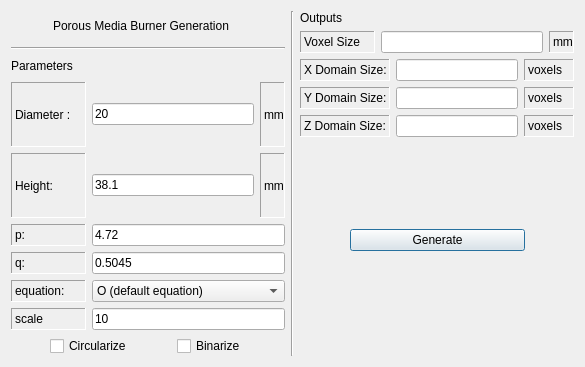
<?xml version="1.0" encoding="UTF-8"?>
<ui version="4.0">
 <class>PorousMediaBurnerGenerator</class>
 <widget class="QDialog" name="PorousMediaBurnerGenerator">
  <property name="geometry">
   <rect>
    <x>0</x>
    <y>0</y>
    <width>585</width>
    <height>367</height>
   </rect>
  </property>
  <property name="windowTitle">
   <string>Dialog</string>
  </property>
  <layout class="QHBoxLayout" name="horizontalLayout_16">
   <item>
    <layout class="QVBoxLayout" name="verticalLayout">
     <item>
      <widget class="QLabel" name="randFiberGenerationsLabel">
       <property name="minimumSize">
        <size>
         <width>260</width>
         <height>0</height>
        </size>
       </property>
       <property name="maximumSize">
        <size>
         <width>260</width>
         <height>30</height>
        </size>
       </property>
       <property name="styleSheet">
        <string notr="true">font: 75 16pt &quot;Serif&quot;;</string>
       </property>
       <property name="text">
        <string>Porous Media Burner Generation</string>
       </property>
       <property name="alignment">
        <set>Qt::AlignCenter</set>
       </property>
      </widget>
     </item>
     <item>
      <widget class="Line" name="line">
       <property name="orientation">
        <enum>Qt::Horizontal</enum>
       </property>
      </widget>
     </item>
     <item>
      <widget class="QLabel" name="label_3">
       <property name="maximumSize">
        <size>
         <width>16777215</width>
         <height>20</height>
        </size>
       </property>
       <property name="styleSheet">
        <string notr="true">font: 11pt &quot;Serif&quot;;</string>
       </property>
       <property name="text">
        <string>Parameters</string>
       </property>
      </widget>
     </item>
     <item>
      <layout class="QHBoxLayout" name="horizontalLayout">
       <item>
        <widget class="QLabel" name="diameterLabel">
         <property name="minimumSize">
          <size>
           <width>75</width>
           <height>0</height>
          </size>
         </property>
         <property name="maximumSize">
          <size>
           <width>75</width>
           <height>16777215</height>
          </size>
         </property>
         <property name="styleSheet">
          <string notr="true">font: 10pt &quot;Serif&quot;;</string>
         </property>
         <property name="frameShape">
          <enum>QFrame::Panel</enum>
         </property>
         <property name="frameShadow">
          <enum>QFrame::Sunken</enum>
         </property>
         <property name="text">
          <string>Diameter :</string>
         </property>
        </widget>
       </item>
       <item>
        <widget class="QLineEdit" name="diameterEdit">
         <property name="styleSheet">
          <string notr="true">font: 10pt &quot;Serif&quot;;</string>
         </property>
         <property name="text">
          <string>20</string>
         </property>
        </widget>
       </item>
       <item>
        <widget class="QLabel" name="mmLabel">
         <property name="minimumSize">
          <size>
           <width>25</width>
           <height>0</height>
          </size>
         </property>
         <property name="maximumSize">
          <size>
           <width>25</width>
           <height>16777215</height>
          </size>
         </property>
         <property name="styleSheet">
          <string notr="true">font: 10pt &quot;Serif&quot;;</string>
         </property>
         <property name="frameShape">
          <enum>QFrame::Panel</enum>
         </property>
         <property name="frameShadow">
          <enum>QFrame::Sunken</enum>
         </property>
         <property name="text">
          <string>mm</string>
         </property>
        </widget>
       </item>
      </layout>
     </item>
     <item>
      <layout class="QHBoxLayout" name="horizontalLayout_3">
       <item>
        <widget class="QLabel" name="heightLabel">
         <property name="minimumSize">
          <size>
           <width>75</width>
           <height>0</height>
          </size>
         </property>
         <property name="maximumSize">
          <size>
           <width>75</width>
           <height>16777215</height>
          </size>
         </property>
         <property name="styleSheet">
          <string notr="true">font: 10pt &quot;Serif&quot;;</string>
         </property>
         <property name="frameShape">
          <enum>QFrame::Panel</enum>
         </property>
         <property name="frameShadow">
          <enum>QFrame::Sunken</enum>
         </property>
         <property name="text">
          <string>Height: </string>
         </property>
        </widget>
       </item>
       <item>
        <widget class="QLineEdit" name="heightEdit">
         <property name="styleSheet">
          <string notr="true">font: 10pt &quot;Serif&quot;;</string>
         </property>
         <property name="text">
          <string>38.1</string>
         </property>
        </widget>
       </item>
       <item>
        <widget class="QLabel" name="mmLabel2">
         <property name="minimumSize">
          <size>
           <width>25</width>
           <height>0</height>
          </size>
         </property>
         <property name="maximumSize">
          <size>
           <width>25</width>
           <height>16777215</height>
          </size>
         </property>
         <property name="styleSheet">
          <string notr="true">font: 10pt &quot;Serif&quot;;</string>
         </property>
         <property name="frameShape">
          <enum>QFrame::Panel</enum>
         </property>
         <property name="frameShadow">
          <enum>QFrame::Sunken</enum>
         </property>
         <property name="text">
          <string>mm</string>
         </property>
        </widget>
       </item>
      </layout>
     </item>
     <item>
      <layout class="QHBoxLayout" name="horizontalLayout_2">
       <item>
        <widget class="QLabel" name="pLabel">
         <property name="minimumSize">
          <size>
           <width>75</width>
           <height>0</height>
          </size>
         </property>
         <property name="maximumSize">
          <size>
           <width>75</width>
           <height>16777215</height>
          </size>
         </property>
         <property name="styleSheet">
          <string notr="true">font: 10pt &quot;Serif&quot;;</string>
         </property>
         <property name="frameShape">
          <enum>QFrame::Panel</enum>
         </property>
         <property name="frameShadow">
          <enum>QFrame::Sunken</enum>
         </property>
         <property name="text">
          <string>p:</string>
         </property>
        </widget>
       </item>
       <item>
        <widget class="QLineEdit" name="pEdit">
         <property name="styleSheet">
          <string notr="true">font: 10pt &quot;Serif&quot;;</string>
         </property>
         <property name="text">
          <string>4.72</string>
         </property>
        </widget>
       </item>
      </layout>
     </item>
     <item>
      <layout class="QHBoxLayout" name="horizontalLayout_4">
       <item>
        <widget class="QLabel" name="qLabel">
         <property name="minimumSize">
          <size>
           <width>75</width>
           <height>0</height>
          </size>
         </property>
         <property name="maximumSize">
          <size>
           <width>75</width>
           <height>16777215</height>
          </size>
         </property>
         <property name="styleSheet">
          <string notr="true">font: 10pt &quot;Serif&quot;;</string>
         </property>
         <property name="frameShape">
          <enum>QFrame::Panel</enum>
         </property>
         <property name="frameShadow">
          <enum>QFrame::Sunken</enum>
         </property>
         <property name="text">
          <string>q:</string>
         </property>
        </widget>
       </item>
       <item>
        <widget class="QLineEdit" name="qEdit">
         <property name="styleSheet">
          <string notr="true">font: 10pt &quot;Serif&quot;;</string>
         </property>
         <property name="text">
          <string>0.5045</string>
         </property>
        </widget>
       </item>
      </layout>
     </item>
     <item>
      <layout class="QHBoxLayout" name="horizontalLayout_15">
       <item>
        <widget class="QLabel" name="pLabel_2">
         <property name="minimumSize">
          <size>
           <width>75</width>
           <height>0</height>
          </size>
         </property>
         <property name="maximumSize">
          <size>
           <width>75</width>
           <height>16777215</height>
          </size>
         </property>
         <property name="styleSheet">
          <string notr="true">font: 10pt &quot;Serif&quot;;</string>
         </property>
         <property name="frameShape">
          <enum>QFrame::Panel</enum>
         </property>
         <property name="frameShadow">
          <enum>QFrame::Sunken</enum>
         </property>
         <property name="text">
          <string>equation:</string>
         </property>
        </widget>
       </item>
       <item>
        <widget class="QComboBox" name="equationCombo">
         <item>
          <property name="text">
           <string>O (default equation)</string>
          </property>
         </item>
         <item>
          <property name="text">
           <string>1</string>
          </property>
         </item>
         <item>
          <property name="text">
           <string>2</string>
          </property>
         </item>
        </widget>
       </item>
      </layout>
     </item>
     <item>
      <layout class="QHBoxLayout" name="horizontalLayout_8">
       <item>
        <widget class="QLabel" name="scaleLabel">
         <property name="minimumSize">
          <size>
           <width>75</width>
           <height>0</height>
          </size>
         </property>
         <property name="maximumSize">
          <size>
           <width>75</width>
           <height>16777215</height>
          </size>
         </property>
         <property name="styleSheet">
          <string notr="true">font: 10pt &quot;Serif&quot;;</string>
         </property>
         <property name="frameShape">
          <enum>QFrame::Panel</enum>
         </property>
         <property name="frameShadow">
          <enum>QFrame::Sunken</enum>
         </property>
         <property name="text">
          <string>scale</string>
         </property>
        </widget>
       </item>
       <item>
        <widget class="QLineEdit" name="scaleEdit">
         <property name="styleSheet">
          <string notr="true">font: 10pt &quot;Serif&quot;;</string>
         </property>
         <property name="text">
          <string>10</string>
         </property>
        </widget>
       </item>
      </layout>
     </item>
     <item>
      <layout class="QHBoxLayout" name="horizontalLayout_5">
       <item>
        <spacer name="horizontalSpacer_3">
         <property name="orientation">
          <enum>Qt::Horizontal</enum>
         </property>
         <property name="sizeHint" stdset="0">
          <size>
           <width>37</width>
           <height>17</height>
          </size>
         </property>
        </spacer>
       </item>
       <item>
        <widget class="QCheckBox" name="circleCheck">
         <property name="text">
          <string>Circularize</string>
         </property>
        </widget>
       </item>
       <item>
        <spacer name="horizontalSpacer_4">
         <property name="orientation">
          <enum>Qt::Horizontal</enum>
         </property>
         <property name="sizeHint" stdset="0">
          <size>
           <width>37</width>
           <height>17</height>
          </size>
         </property>
        </spacer>
       </item>
       <item>
        <widget class="QCheckBox" name="binaryCheck">
         <property name="text">
          <string>Binarize</string>
         </property>
        </widget>
       </item>
       <item>
        <spacer name="horizontalSpacer_6">
         <property name="orientation">
          <enum>Qt::Horizontal</enum>
         </property>
         <property name="sizeHint" stdset="0">
          <size>
           <width>37</width>
           <height>17</height>
          </size>
         </property>
        </spacer>
       </item>
      </layout>
     </item>
    </layout>
   </item>
   <item>
    <widget class="Line" name="line_2">
     <property name="orientation">
      <enum>Qt::Vertical</enum>
     </property>
    </widget>
   </item>
   <item>
    <layout class="QVBoxLayout" name="verticalLayout_2">
     <item>
      <widget class="QLabel" name="label_4">
       <property name="maximumSize">
        <size>
         <width>16777215</width>
         <height>20</height>
        </size>
       </property>
       <property name="styleSheet">
        <string notr="true">font: 11pt &quot;Serif&quot;;</string>
       </property>
       <property name="text">
        <string>Outputs</string>
       </property>
      </widget>
     </item>
     <item>
      <layout class="QHBoxLayout" name="horizontalLayout_7">
       <item>
        <widget class="QLabel" name="xSizeLabel_8">
         <property name="minimumSize">
          <size>
           <width>75</width>
           <height>0</height>
          </size>
         </property>
         <property name="maximumSize">
          <size>
           <width>75</width>
           <height>16777215</height>
          </size>
         </property>
         <property name="styleSheet">
          <string notr="true">font: 10pt &quot;Serif&quot;;</string>
         </property>
         <property name="frameShape">
          <enum>QFrame::Panel</enum>
         </property>
         <property name="frameShadow">
          <enum>QFrame::Sunken</enum>
         </property>
         <property name="text">
          <string>Voxel Size</string>
         </property>
        </widget>
       </item>
       <item>
        <widget class="QLineEdit" name="voxelEdit">
         <property name="styleSheet">
          <string notr="true">font: 10pt &quot;Serif&quot;;</string>
         </property>
         <property name="text">
          <string/>
         </property>
         <property name="readOnly">
          <bool>true</bool>
         </property>
        </widget>
       </item>
       <item>
        <widget class="QLabel" name="xSizeLabel_9">
         <property name="minimumSize">
          <size>
           <width>25</width>
           <height>0</height>
          </size>
         </property>
         <property name="maximumSize">
          <size>
           <width>25</width>
           <height>16777215</height>
          </size>
         </property>
         <property name="styleSheet">
          <string notr="true">font: 10pt &quot;Serif&quot;;</string>
         </property>
         <property name="frameShape">
          <enum>QFrame::Panel</enum>
         </property>
         <property name="frameShadow">
          <enum>QFrame::Sunken</enum>
         </property>
         <property name="text">
          <string>mm</string>
         </property>
        </widget>
       </item>
      </layout>
     </item>
     <item>
      <layout class="QHBoxLayout" name="horizontalLayout_11">
       <item>
        <widget class="QLabel" name="xSizeLabel_13">
         <property name="minimumSize">
          <size>
           <width>90</width>
           <height>0</height>
          </size>
         </property>
         <property name="maximumSize">
          <size>
           <width>90</width>
           <height>16777215</height>
          </size>
         </property>
         <property name="styleSheet">
          <string notr="true">font: 10pt &quot;Serif&quot;;</string>
         </property>
         <property name="frameShape">
          <enum>QFrame::Panel</enum>
         </property>
         <property name="frameShadow">
          <enum>QFrame::Sunken</enum>
         </property>
         <property name="text">
          <string>X Domain Size:</string>
         </property>
        </widget>
       </item>
       <item>
        <widget class="QLineEdit" name="xDomainEdit">
         <property name="minimumSize">
          <size>
           <width>70</width>
           <height>0</height>
          </size>
         </property>
         <property name="styleSheet">
          <string notr="true">font: 10pt &quot;Serif&quot;;</string>
         </property>
         <property name="text">
          <string/>
         </property>
         <property name="readOnly">
          <bool>true</bool>
         </property>
        </widget>
       </item>
       <item>
        <widget class="QLabel" name="xSizeLabel_14">
         <property name="minimumSize">
          <size>
           <width>50</width>
           <height>0</height>
          </size>
         </property>
         <property name="maximumSize">
          <size>
           <width>50</width>
           <height>16777215</height>
          </size>
         </property>
         <property name="styleSheet">
          <string notr="true">font: 10pt &quot;Serif&quot;;</string>
         </property>
         <property name="frameShape">
          <enum>QFrame::Panel</enum>
         </property>
         <property name="frameShadow">
          <enum>QFrame::Sunken</enum>
         </property>
         <property name="text">
          <string>voxels</string>
         </property>
        </widget>
       </item>
      </layout>
     </item>
     <item>
      <layout class="QHBoxLayout" name="horizontalLayout_13">
       <item>
        <widget class="QLabel" name="xSizeLabel_17">
         <property name="minimumSize">
          <size>
           <width>90</width>
           <height>0</height>
          </size>
         </property>
         <property name="maximumSize">
          <size>
           <width>90</width>
           <height>16777215</height>
          </size>
         </property>
         <property name="styleSheet">
          <string notr="true">font: 10pt &quot;Serif&quot;;</string>
         </property>
         <property name="frameShape">
          <enum>QFrame::Panel</enum>
         </property>
         <property name="frameShadow">
          <enum>QFrame::Sunken</enum>
         </property>
         <property name="text">
          <string>Y Domain Size:</string>
         </property>
        </widget>
       </item>
       <item>
        <widget class="QLineEdit" name="yDomainEdit">
         <property name="minimumSize">
          <size>
           <width>70</width>
           <height>0</height>
          </size>
         </property>
         <property name="styleSheet">
          <string notr="true">font: 10pt &quot;Serif&quot;;</string>
         </property>
         <property name="text">
          <string/>
         </property>
         <property name="readOnly">
          <bool>true</bool>
         </property>
        </widget>
       </item>
       <item>
        <widget class="QLabel" name="xSizeLabel_18">
         <property name="minimumSize">
          <size>
           <width>50</width>
           <height>0</height>
          </size>
         </property>
         <property name="maximumSize">
          <size>
           <width>50</width>
           <height>16777215</height>
          </size>
         </property>
         <property name="styleSheet">
          <string notr="true">font: 10pt &quot;Serif&quot;;</string>
         </property>
         <property name="frameShape">
          <enum>QFrame::Panel</enum>
         </property>
         <property name="frameShadow">
          <enum>QFrame::Sunken</enum>
         </property>
         <property name="text">
          <string>voxels</string>
         </property>
        </widget>
       </item>
      </layout>
     </item>
     <item>
      <layout class="QHBoxLayout" name="horizontalLayout_14">
       <item>
        <widget class="QLabel" name="xSizeLabel_19">
         <property name="minimumSize">
          <size>
           <width>90</width>
           <height>0</height>
          </size>
         </property>
         <property name="maximumSize">
          <size>
           <width>90</width>
           <height>16777215</height>
          </size>
         </property>
         <property name="styleSheet">
          <string notr="true">font: 10pt &quot;Serif&quot;;</string>
         </property>
         <property name="frameShape">
          <enum>QFrame::Panel</enum>
         </property>
         <property name="frameShadow">
          <enum>QFrame::Sunken</enum>
         </property>
         <property name="text">
          <string>Z Domain Size:</string>
         </property>
        </widget>
       </item>
       <item>
        <widget class="QLineEdit" name="zDomainEdit">
         <property name="minimumSize">
          <size>
           <width>70</width>
           <height>0</height>
          </size>
         </property>
         <property name="styleSheet">
          <string notr="true">font: 10pt &quot;Serif&quot;;</string>
         </property>
         <property name="text">
          <string/>
         </property>
         <property name="readOnly">
          <bool>true</bool>
         </property>
        </widget>
       </item>
       <item>
        <widget class="QLabel" name="xSizeLabel_20">
         <property name="minimumSize">
          <size>
           <width>50</width>
           <height>0</height>
          </size>
         </property>
         <property name="maximumSize">
          <size>
           <width>50</width>
           <height>16777215</height>
          </size>
         </property>
         <property name="styleSheet">
          <string notr="true">font: 10pt &quot;Serif&quot;;</string>
         </property>
         <property name="frameShape">
          <enum>QFrame::Panel</enum>
         </property>
         <property name="frameShadow">
          <enum>QFrame::Sunken</enum>
         </property>
         <property name="text">
          <string>voxels</string>
         </property>
        </widget>
       </item>
      </layout>
     </item>
     <item>
      <spacer name="verticalSpacer">
       <property name="orientation">
        <enum>Qt::Vertical</enum>
       </property>
       <property name="sizeType">
        <enum>QSizePolicy::MinimumExpanding</enum>
       </property>
       <property name="sizeHint" stdset="0">
        <size>
         <width>20</width>
         <height>40</height>
        </size>
       </property>
      </spacer>
     </item>
     <item>
      <layout class="QHBoxLayout" name="horizontalLayout_6">
       <item>
        <spacer name="horizontalSpacer">
         <property name="orientation">
          <enum>Qt::Horizontal</enum>
         </property>
         <property name="sizeHint" stdset="0">
          <size>
           <width>37</width>
           <height>17</height>
          </size>
         </property>
        </spacer>
       </item>
       <item>
        <widget class="QPushButton" name="Generate">
         <property name="minimumSize">
          <size>
           <width>175</width>
           <height>0</height>
          </size>
         </property>
         <property name="styleSheet">
          <string notr="true">font: 11pt &quot;Serif&quot;;</string>
         </property>
         <property name="text">
          <string>Generate</string>
         </property>
        </widget>
       </item>
       <item>
        <spacer name="horizontalSpacer_2">
         <property name="orientation">
          <enum>Qt::Horizontal</enum>
         </property>
         <property name="sizeHint" stdset="0">
          <size>
           <width>40</width>
           <height>20</height>
          </size>
         </property>
        </spacer>
       </item>
      </layout>
     </item>
     <item>
      <widget class="QLabel" name="errorLabel">
       <property name="text">
        <string/>
       </property>
       <property name="alignment">
        <set>Qt::AlignCenter</set>
       </property>
      </widget>
     </item>
     <item>
      <spacer name="verticalSpacer_2">
       <property name="orientation">
        <enum>Qt::Vertical</enum>
       </property>
       <property name="sizeType">
        <enum>QSizePolicy::MinimumExpanding</enum>
       </property>
       <property name="sizeHint" stdset="0">
        <size>
         <width>20</width>
         <height>40</height>
        </size>
       </property>
      </spacer>
     </item>
    </layout>
   </item>
  </layout>
 </widget>
 <resources/>
 <connections/>
</ui>
